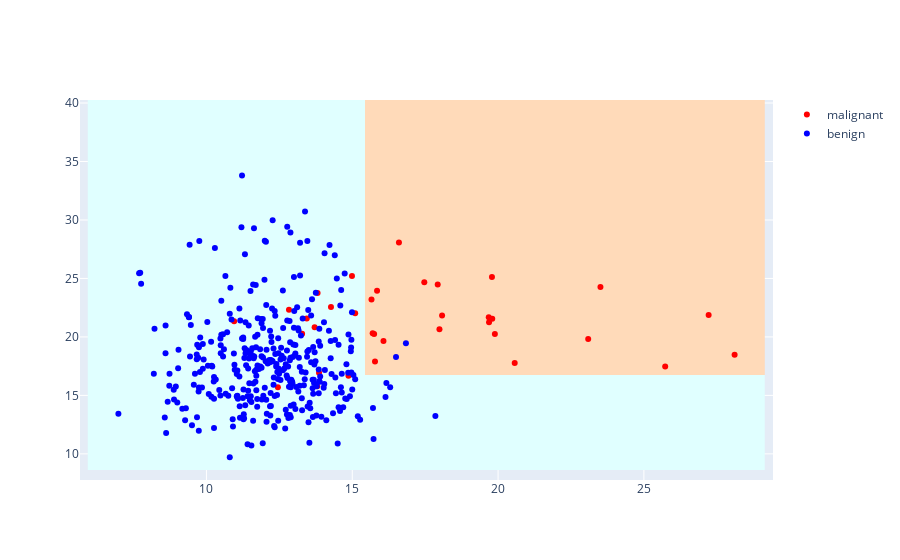

Here is the notebook cell this chart was saved with:
### Code cell
fig.show()

### Figure 1 — Plotly figure (JSON) as saved in the notebook; plotly's stock layout.template omitted (floating-point values rounded to 4 significant figures; data arrays with more than 128 entries replaced by an {"elided": "..."} marker saying what was removed)
{"data": [{"colorscale": [[0, "peachpuff"], [1, "lightcyan"]], "showscale": false, "type": "heatmap", "x": {"elided": "232 float values"}, "y": {"elided": "316 float values"}, "z": {"elided": "316x232 int values"}}, {"marker": {"color": "red"}, "mode": "markers", "name": "malignant", "type": "scatter", "x": [19.69, 15.85, 15.7, 13.71, 27.22, 13.28, 13.8, 23.09, 12.83, 17.47, 15.1, 17.93, 19.89, 17.99, 18.08, 10.95, 16.07, 13.81, 20.57, 14.27, 14.87, 14.99, 13.44, 12.45, 19.79, 15.78, 13.86, 15.75, 19.68, 28.11, 23.51, 16.6, 15.66, 19.8, 25.73], "y": [21.25, 23.95, 20.31, 20.83, 21.87, 20.28, 15.79, 19.83, 22.33, 24.68, 22.02, 24.48, 20.26, 20.66, 21.84, 21.35, 19.65, 23.75, 17.77, 22.55, 16.67, 25.2, 21.58, 15.7, 25.12, 17.89, 16.93, 20.25, 21.68, 18.47, 24.27, 28.08, 23.2, 21.56, 17.46]}, {"marker": {"color": "blue"}, "mode": "markers", "name": "benign", "type": "scatter", "x": {"elided": "357 float values"}, "y": {"elided": "357 float values"}}], "layout": {"autosize": true, "xaxis": {"autorange": true, "range": [5.686, 29.4], "type": "linear"}, "yaxis": {"autorange": true, "range": [7.625, 40.26], "type": "linear"}}}
